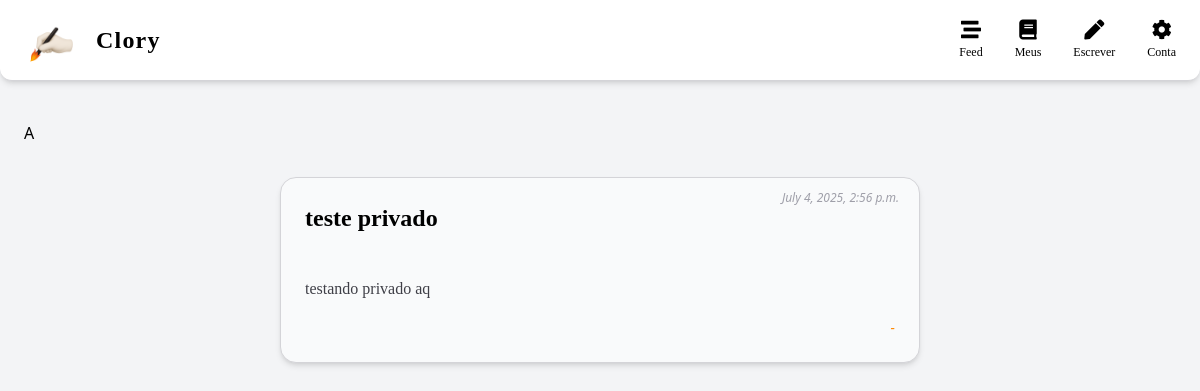
Page /feed/ on the earlier database version.
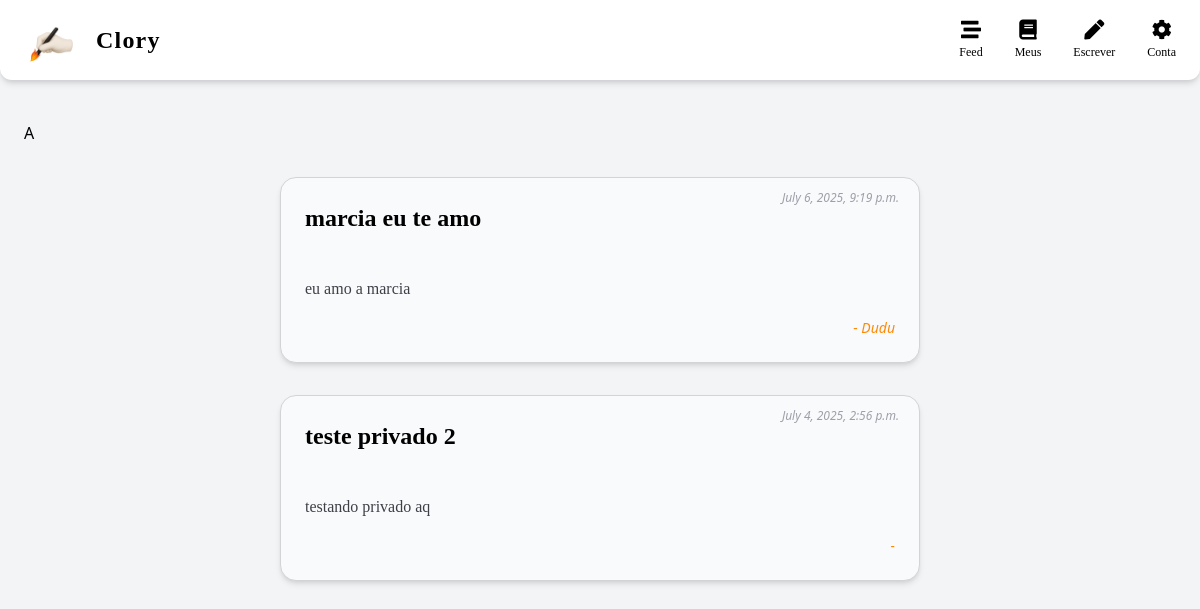
Same page on the later database version.
### page/models.py (models this page shows, shortened)
class Page(models.Model):
    author = models.ForeignKey(CustomUser, null=True, on_delete=models.CASCADE)
    title = models.CharField(max_length=50)
    content = models.TextField(max_length=900)
    publication_date = models.DateTimeField(auto_now_add=True)
    public_access = models.BooleanField(default=False)
    public_access_date = models.DateField(blank=True, null=True)

### accounts/models.py (models this page shows, shortened)
class CustomUser(AbstractBaseUser, PermissionsMixin):
    email = models.EmailField(unique=True)
    myname = models.CharField(max_length=50)
    birthday = models.DateField(null=True)
    is_active = models.BooleanField(default=True)
    is_staff = models.BooleanField(default=False)
    objects = CustomUserManager()
    USERNAME_FIELD = 'email'
    REQUIRED_FIELDS = []

### page/views.py (the view)
# urls.py: path('feed/', post_feed, name='post_feed'),
def post_feed(request):
    posts = Page.objects.filter(public_access=True).order_by('-publication_date')
    return render(request, 'page/post_feed.html', {'posts': posts})

### page/templates/page/post_feed.html
{% extends "theme/base.html" %}
{% load static tailwind_tags %}
{% block content %}
<div class="max-w-2xl mx-auto px-4 py-8 space-y-8">
  {% for page in posts %}
  <div class="bg-gray-50 border border-zinc-300 rounded-2xl shadow-md p-6 space-y-4 relative">
    <div class="absolute top-3 right-5 text-xs text-zinc-400 italic">
      {{ page.publication_date }}
    </div>
    <h2 class="text-2xl font-serif font-bold text-black">
      {{ page.title }}
    </h2>
    <p class="text-base text-zinc-700 leading-relaxed whitespace-pre-line font-[Georgia]">
      {{ page.content }}
    </p>
    <div class="text-right text-sm italic text-orange-400 mt-4">
      - {{ page.author.myname | title }}
    </div>
  </div>
  {% endfor %}
</div>
{% endblock content %}

Differences in the rows shown:
added Page: publication_date "July 6, 2025, 9:19 p.m.", title "marcia eu te amo", content "eu amo a marcia", author.myname "Dudu"
changed Page "testando privado aq": title "teste privado" → "teste privado 2"
